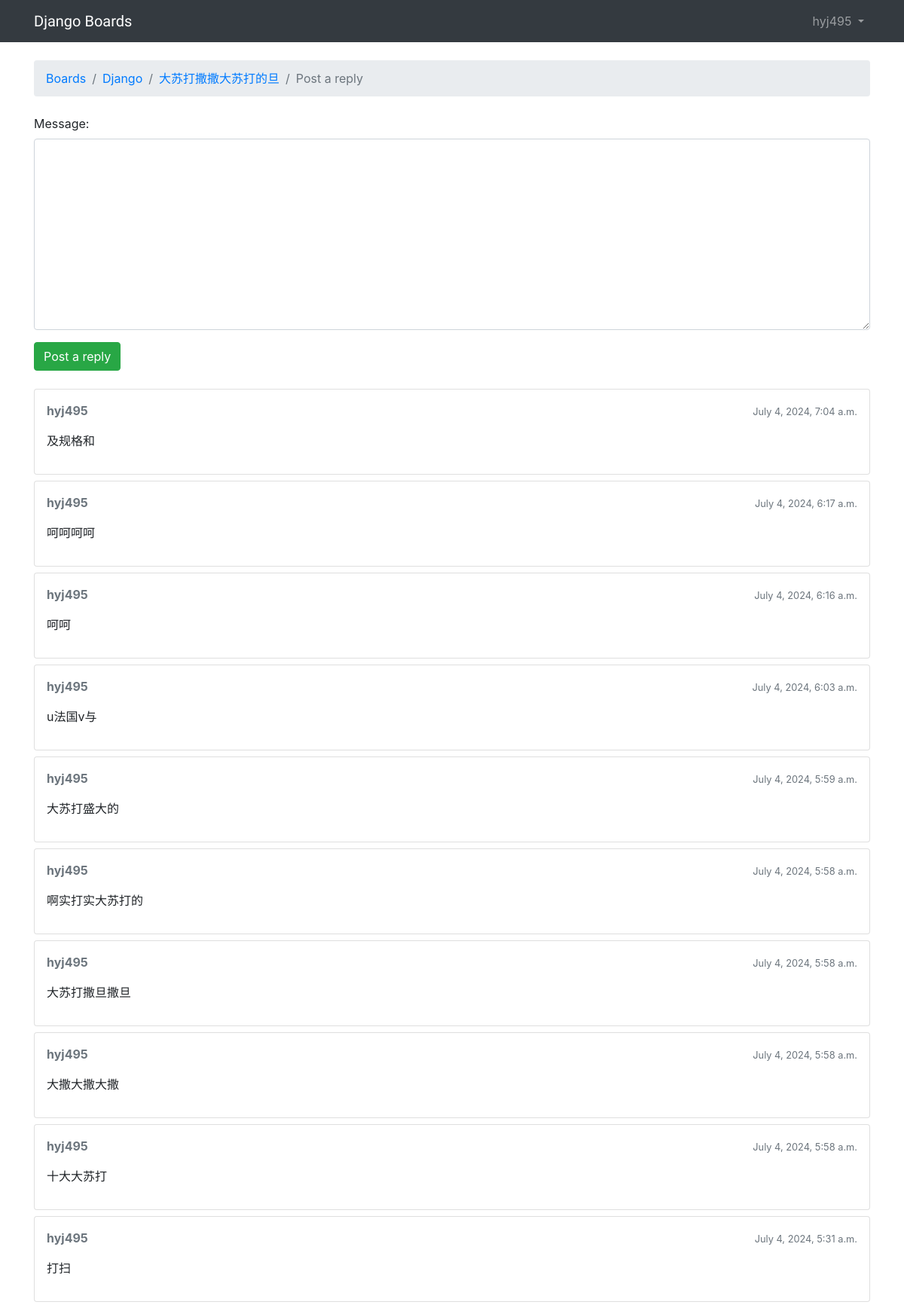
Page /boards/1/topics/22/reply/ (signed in) on the committed database.
### app/models.py (models this page shows, shortened)
class Topic(models.Model):
    subject = models.CharField(max_length=255)
    last_update = models.DateTimeField(auto_now_add=True)
    border = models.ForeignKey(Border,on_delete=models.CASCADE,related_name='topics')
    starter = models.ForeignKey(User,on_delete=models.CASCADE,related_name='topics')
    views = models.PositiveIntegerField(default=0)
    def get_last_ten_posts(self):
        return self.posts.order_by('-created_at')[:10]

class Border(models.Model):
    name = models.CharField(max_length=30,unique=True)
    description = models.CharField(max_length=100)

class Post(models.Model):
    message = models.TextField(max_length=4000)
    topic = models.ForeignKey(Topic,on_delete=models.CASCADE,related_name='posts')
    created_at = models.DateTimeField(auto_now_add=True)
    updated_at = models.DateTimeField(null=True)
    created_by = models.ForeignKey(User,on_delete=models.CASCADE,related_name='posts')
    updated_by = models.ForeignKey(User,on_delete=models.CASCADE,null=True,related_name='+')
    def get_message_as_markdown(self):
        return mark_safe(markdown(self.message,safe_mode='escape'))

### app/views.py (the view)
# urls.py: re_path(r'^boards/(?P<pk>\d+)/topics/(?P<topic_pk>\d+)/reply/$',views.reply_topic, name='reply_topic'),
@login_required
def reply_topic(request,pk,topic_pk):
    topic = get_object_or_404(Topic, border__pk=pk, pk=topic_pk)
    if request.method == 'POST':
        form = PostForm(request.POST)
        if form.is_valid():
                post = form.save(commit=False)
                post.topic = topic
                post.created_by = request.user
                post.save()
                topic.last_update	=	timezone.now()
                topic.save()
                topic_url = reverse('topic_posts',	kwargs={'pk':pk,'topic_pk':	topic_pk})
                topic_post_url ='{url}?page={page}#{id}'.format(
                     url=topic_url,
                      id=post.pk,
                      page=topic.get_page_count()
                       )
                return redirect(topic_post_url)
    else:
        form = PostForm()
    return render(request,'reply_topic.html',{'topic':topic,'form':form})

### app/forms.py
class PostForm(forms.ModelForm):
    class Meta:
        model = Post
        fields = ['message']

### app/templatetags/form_tags.py (called while the page is built)
@register.filter
def input_class(bound_field):
    css_class = ''
    if bound_field.form.is_bound:
        if bound_field.errors:
            css_class = 'is-invalid'
        elif field_type(bound_field) != 'PasswordInput':
            css_class = 'is-valid'
    return 'form-control {}'.format(css_class)

### templates/reply_topic.html (shortened to what this page needs)
{% extends 'base.html' %}
{% load static %}
{% block breadcrumb %}
<li class="breadcrumb-item"><a href="{% url 'home' %}">Boards</a></li>
<li class="breadcrumb-item"><a href="{% url 'board_topics' topic.border.pk %}">{{ topic.border.name }}</a></li>
<li class="breadcrumb-item"><a href="{% url 'reply_topic' topic.border.pk topic.pk %}">{{ topic.subject }}</a></li>
<li class="breadcrumb-item active">Post a reply</li>
{% endblock %}
{% block content %}
  <form method="post" class="mb-4" novalidate>
    {% include 'includes/form.html' %}
    <button type="submit" class="btn btn-success">Post a reply</button>
  </form>
  {% for post in topic.get_last_ten_posts	%}
    <div class="card mb-2">
      <div class="card-body p-3">
        <div class="row mb-3">
          <div class="col-6">
            <strong class="text-muted">{{ post.created_by.username }}</strong>
          </div>
          <div class="col-6 text-right">
            <small class="text-muted">{{ post.created_at }}</small>
          </div>
        </div>
        {{	post.get_message_as_markdown	}}
      </div>
    </div>
  {% endfor %}
{% endblock %}

### templates/base.html (shortened to what this page needs)
<!DOCTYPE html>
{% load static %}
<html lang="en">
<head>
    <link rel="stylesheet" href="{% static 'css/bootstrap.min.css' %}">
    <link rel="stylesheet" href="{% static 'css/app.css' %}">
</head>
<body>
    {% block body %}
    <nav class="navbar navbar-expand-sm navbar-dark bg-dark">
        <div class="container">
            <a class="navbar-brand" href="{% url 'home' %}">Django Boards</a>
            <div class="collapse navbar-collapse" id="mainMenu">
                {% if user.is_authenticated %}
                <ul class="navbar-nav ml-auto">
                    <li class="nav-item dropdown">
                        <a class="nav-link dropdown-toggle" href="#" id="userMenu" data-toggle="dropdown" aria-haspopup="true" aria-expanded="false">
                            {{ user.username }}
                        </a>
                    </li>
                </ul>
                {% else %}
                <form class="form-inline ml-auto">
                    <a href="{% url 'login' %}" class="btn btn-outline-secondary">Log in</a>
                    <a href="{% url 'signup' %}" class="btn btn-primaryml-2">Sign up</a>
                </form>
                {% endif %}
            </div>
        </div>
    </nav>
    <div class="container">
        <ol class="breadcrumb my-4">
            {% block breadcrumb %}
            {% endblock %}
        </ol>
        {% block content %}
        {% endblock %}
    </div>
    {% endblock body %}
</body>
</html>

### static/css/app.css (style rules this page uses)
.navbar-brand { font-family: 'Peralta', cursive; }

### rows in the picture
Topic: border.name "Django", subject "大苏打撒撒大苏打的旦"
Post: created_by.username "hyj495", created_at "July 4, 2024, 7:04 a.m.", get_message_as_markdown "及规格和"
Post: created_by.username "hyj495", created_at "July 4, 2024, 6:17 a.m.", get_message_as_markdown "呵呵呵呵"
Post: created_by.username "hyj495", created_at "July 4, 2024, 6:16 a.m.", get_message_as_markdown "呵呵"
Post: created_by.username "hyj495", created_at "July 4, 2024, 6:03 a.m.", get_message_as_markdown "u法国v与"
Post: created_by.username "hyj495", created_at "July 4, 2024, 5:59 a.m.", get_message_as_markdown "大苏打盛大的"
Post: created_by.username "hyj495", created_at "July 4, 2024, 5:58 a.m.", get_message_as_markdown "啊实打实大苏打的"
Post: created_by.username "hyj495", created_at "July 4, 2024, 5:58 a.m.", get_message_as_markdown "大苏打撒旦撒旦"
Post: created_by.username "hyj495", created_at "July 4, 2024, 5:58 a.m.", get_message_as_markdown "大撒大撒大撒"
Post: created_by.username "hyj495", created_at "July 4, 2024, 5:58 a.m.", get_message_as_markdown "十大大苏打"
Post: created_by.username "hyj495", created_at "July 4, 2024, 5:31 a.m.", get_message_as_markdown "打扫"

### other values in the picture
{{ user.username }} "hyj495"
{{ field.label_tag }} "Message:"
